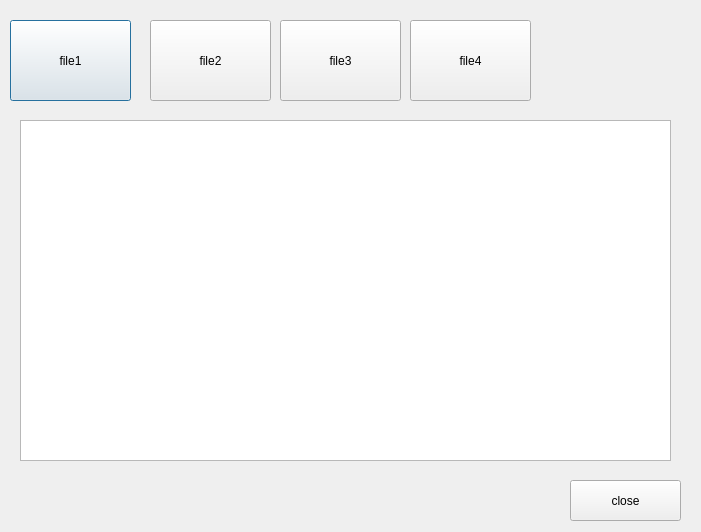
<?xml version="1.0" encoding="UTF-8"?>
<ui version="4.0">
 <class>oops</class>
 <widget class="QDialog" name="oops">
  <property name="geometry">
   <rect>
    <x>0</x>
    <y>0</y>
    <width>701</width>
    <height>532</height>
   </rect>
  </property>
  <property name="windowTitle">
   <string>Dialog</string>
  </property>
  <widget class="QPushButton" name="file1">
   <property name="geometry">
    <rect>
     <x>10</x>
     <y>20</y>
     <width>121</width>
     <height>81</height>
    </rect>
   </property>
   <property name="text">
    <string>file1</string>
   </property>
   <property name="icon">
    <iconset>
     <normaloff>../../Pictures/Screenshots/Screenshot 2024-04-01 233641.png</normaloff>../../Pictures/Screenshots/Screenshot 2024-04-01 233641.png</iconset>
   </property>
  </widget>
  <widget class="QPushButton" name="file4">
   <property name="geometry">
    <rect>
     <x>410</x>
     <y>20</y>
     <width>121</width>
     <height>81</height>
    </rect>
   </property>
   <property name="text">
    <string>file4</string>
   </property>
   <property name="icon">
    <iconset>
     <normaloff>../../Pictures/Screenshots/Screenshot 2024-04-01 233641.png</normaloff>../../Pictures/Screenshots/Screenshot 2024-04-01 233641.png</iconset>
   </property>
  </widget>
  <widget class="QPushButton" name="file3">
   <property name="geometry">
    <rect>
     <x>280</x>
     <y>20</y>
     <width>121</width>
     <height>81</height>
    </rect>
   </property>
   <property name="text">
    <string>file3</string>
   </property>
   <property name="icon">
    <iconset>
     <normaloff>../../Pictures/Screenshots/Screenshot 2024-04-01 233641.png</normaloff>../../Pictures/Screenshots/Screenshot 2024-04-01 233641.png</iconset>
   </property>
  </widget>
  <widget class="QPushButton" name="file2">
   <property name="geometry">
    <rect>
     <x>150</x>
     <y>20</y>
     <width>121</width>
     <height>81</height>
    </rect>
   </property>
   <property name="text">
    <string>file2</string>
   </property>
   <property name="icon">
    <iconset>
     <normaloff>../../Pictures/Screenshots/Screenshot 2024-04-01 233641.png</normaloff>../../Pictures/Screenshots/Screenshot 2024-04-01 233641.png</iconset>
   </property>
  </widget>
  <widget class="QTextBrowser" name="textBrowser">
   <property name="geometry">
    <rect>
     <x>20</x>
     <y>120</y>
     <width>651</width>
     <height>341</height>
    </rect>
   </property>
  </widget>
  <widget class="QPushButton" name="close">
   <property name="geometry">
    <rect>
     <x>570</x>
     <y>480</y>
     <width>111</width>
     <height>41</height>
    </rect>
   </property>
   <property name="text">
    <string>close</string>
   </property>
  </widget>
  <widget class="QLabel" name="label">
   <property name="geometry">
    <rect>
     <x>-100</x>
     <y>-90</y>
     <width>841</width>
     <height>661</height>
    </rect>
   </property>
   <property name="text">
    <string/>
   </property>
   <property name="pixmap">
    <pixmap>../../../../Preethi Senthilkumar/Downloads/nucleus.jpg</pixmap>
   </property>
   <property name="scaledContents">
    <bool>true</bool>
   </property>
  </widget>
  <widget class="QLabel" name="label_2">
   <property name="geometry">
    <rect>
     <x>0</x>
     <y>0</y>
     <width>721</width>
     <height>541</height>
    </rect>
   </property>
   <property name="text">
    <string/>
   </property>
   <property name="pixmap">
    <pixmap>../../Pictures/Screenshots/Screenshot 2024-04-01 232327.png</pixmap>
   </property>
   <property name="scaledContents">
    <bool>true</bool>
   </property>
  </widget>
  <zorder>label_2</zorder>
  <zorder>label</zorder>
  <zorder>file1</zorder>
  <zorder>file4</zorder>
  <zorder>file3</zorder>
  <zorder>file2</zorder>
  <zorder>textBrowser</zorder>
  <zorder>close</zorder>
 </widget>
 <resources/>
 <connections/>
</ui>
